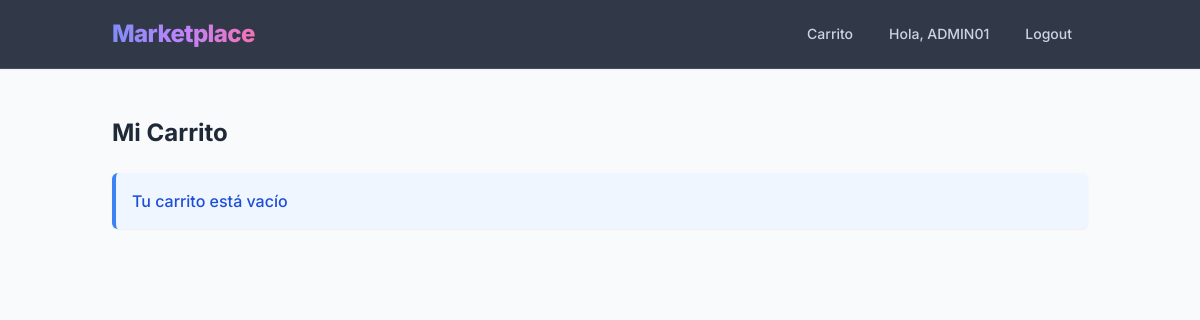
The page /cart/ (signed in) on the database as committed earlier.
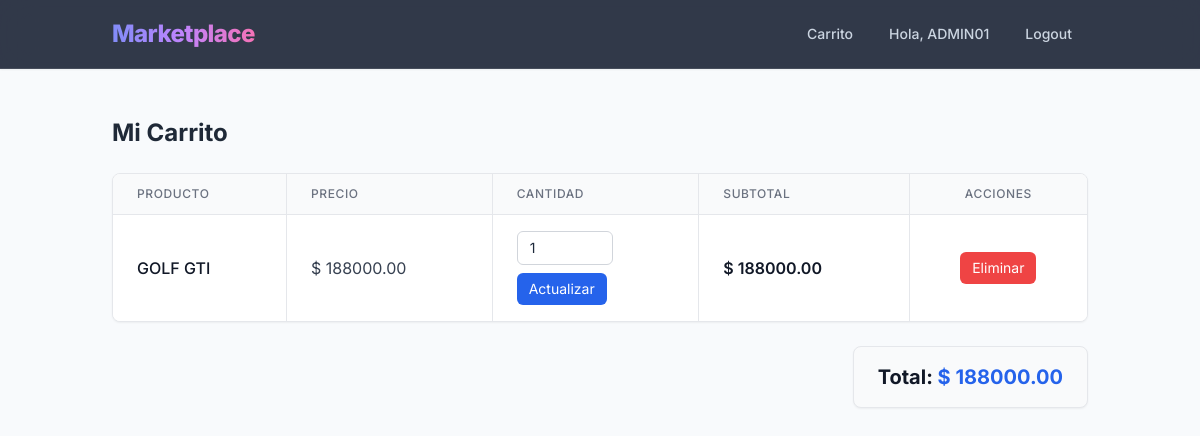
The same page on the database as committed later.
### store/models.py (models this page shows, shortened)
class CartItem(models.Model):
    id = models.UUIDField(primary_key=True, default=uuid.uuid4, editable=False)
    cart = models.ForeignKey(Cart, on_delete=models.CASCADE)
    product = models.ForeignKey(Product, on_delete=models.CASCADE)
    quantity = models.PositiveIntegerField(default=1)
    class Meta:
        unique_together = ('cart', 'product')
    @property
    def subtotal(self):
        return self.product.price * self.quantity

class Product(models.Model):
    id = models.UUIDField(primary_key=True, default=uuid.uuid4, editable=False)
    name = models.CharField(max_length=150)
    description = models.TextField()
    image = models.ImageField(upload_to='upload/', blank=True,null=True)
    price = models.DecimalField(max_digits=10, decimal_places=2)
    stock = models.PositiveIntegerField(default=0)
    owner = models.ForeignKey(
        User,
        on_delete=models.CASCADE,
        related_name='products'
    )  # 1:N
    categories = models.ManyToManyField(
        Category,
        related_name='products'
    )  # N:M
    created_at = models.DateTimeField(auto_now_add=True)

class Cart(models.Model):
    id = models.UUIDField(primary_key=True, default=uuid.uuid4, editable=False)
    user = models.ForeignKey(
        User,
        on_delete=models.CASCADE,
        related_name='carts'
    )  # 1:N
    products = models.ManyToManyField(
        Product,
        through='CartItem',
        related_name='carts'
    )
    created_at = models.DateTimeField(auto_now_add=True)
    @property
    def total(self):
        return sum(item.subtotal for item in self.cartitem_set.all())

### store/views.py (the view)
# urls.py: path('cart/', views.cart_detail, name='cart_detail'),
@login_required
def cart_detail(request):
    cart, created = Cart.objects.get_or_create(
        user=request.user
    )
    return render(request, 'store/cart_detail.html', {
        'cart': cart
    })

### store/templates/store/cart_detail.html (shortened to what this page needs)
{% extends 'store/base.html' %}
{% block content %}
<h2 class="text-2xl font-bold text-gray-800 mb-6">Mi Carrito</h2>
{% if cart.cartitem_set.all %}
<div class="bg-white rounded-lg shadow-sm border border-gray-200 overflow-hidden mb-6">
    <div class="overflow-x-auto">
        <table class="min-w-full divide-y divide-gray-200">
            <thead class="bg-gray-50">
                <tr class="divide-x divide-gray-200">
                    <th scope="col" class="px-6 py-3 text-left text-xs font-medium text-gray-500 uppercase tracking-wider">Producto</th>
                    <th scope="col" class="px-6 py-3 text-left text-xs font-medium text-gray-500 uppercase tracking-wider">Precio</th>
                    <th scope="col" class="px-6 py-3 text-left text-xs font-medium text-gray-500 uppercase tracking-wider">Cantidad</th>
                    <th scope="col" class="px-6 py-3 text-left text-xs font-medium text-gray-500 uppercase tracking-wider">Subtotal</th>
                    <th scope="col" class="px-6 py-3 text-center text-xs font-medium text-gray-500 uppercase tracking-wider">Acciones</th>
                </tr>
            </thead>
            <tbody class="bg-white divide-y divide-gray-200">
            {% for item in cart.cartitem_set.all %}
                <tr class="hover:bg-gray-50 transition-colors divide-x divide-gray-200">
                    <td class="px-6 py-4 whitespace-nowrap font-medium text-gray-900">
                        {{ item.product.name }}
                    </td>
                    <td class="px-6 py-4 whitespace-nowrap text-gray-700">
                        $ {{ item.product.price }}
                    </td>
                    <td class="px-6 py-4 whitespace-nowrap">
                        <form method="POST" action="{% url 'update_cart_item' item.id %}" class="flex flex-col items-start gap-2">
                            <input type="number"
                                   name="quantity"
                                   value="{{ item.quantity }}"
                                   min="1"
                                   class="w-24 px-3 py-1.5 border border-gray-300 rounded-md focus:outline-none focus:ring-2 focus:ring-blue-500 focus:border-blue-500 text-sm transition-colors">
                            <button type="submit" class="bg-blue-600 hover:bg-blue-700 text-white px-3 py-1.5 rounded-md text-sm transition-colors">
                                Actualizar
                            </button>
                        </form>
                    </td>
                    <td class="px-6 py-4 whitespace-nowrap font-semibold text-gray-900">
                        $ {{ item.subtotal }}
                    </td>
                    <td class="px-6 py-4 whitespace-nowrap text-center">
                        <a href="{% url 'remove_from_cart' item.id %}"
                           class="inline-block bg-red-500 hover:bg-red-600 text-white px-3 py-1.5 rounded-md text-sm transition-colors">
                            Eliminar
                        </a>
                    </td>
                </tr>
            {% endfor %}
            </tbody>
        </table>
    </div>
</div>
<div class="flex justify-end">
    <h3 class="text-xl font-bold text-gray-900 bg-gray-50 border border-gray-200 px-6 py-4 rounded-lg shadow-sm">
        Total: <span class="text-blue-600">$ {{ cart.total }}</span>
    </h3>
</div>
{% else %}
<div class="bg-blue-50 border-l-4 border-blue-500 p-4 rounded-md shadow-sm">
    <div class="flex items-center">
        <p class="text-blue-700 font-medium m-0">Tu carrito está vacío</p>
    </div>
</div>
{% endif %}
{% endblock %}

Rows that differ between the two databases and show on the page:
added CartItem: product.name "GOLF GTI", product.price "188000.00", quantity "1", subtotal "188000.00"
added Cart: total "188000.00"
Other text that changed with them:
text no longer shown: "Tu carrito está vacío"
text now shown: "PRODUCTO PRECIO CANTIDAD SUBTOTAL ACCIONES Total: $"
